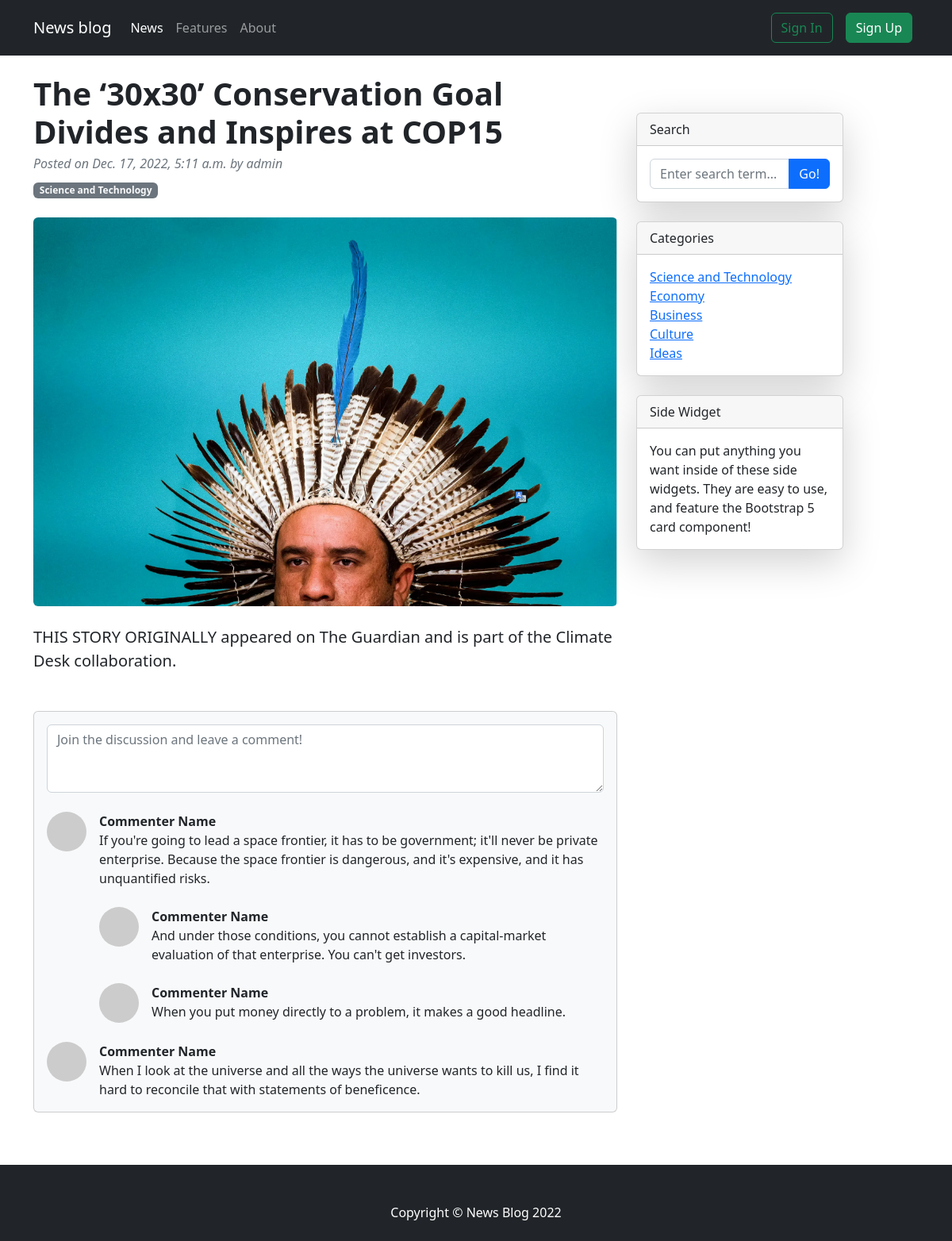
Screenshot of /3/ with the database file from the repository.
### news/models.py (models this page shows, shortened)
class News(models.Model):
    author = models.ForeignKey(User, on_delete=models.CASCADE)
    category = models.ForeignKey(Category, on_delete=models.CASCADE)
    title = models.CharField(max_length=100)
    description = models.CharField(max_length=150)
    image = models.ImageField(upload_to='news/images/')
    article = models.TextField()
    date = models.DateTimeField(auto_now=True)
    class Meta:
        verbose_name_plural = 'News'

class Category(models.Model):
    name = models.CharField(max_length=32)
    class Meta:
        verbose_name_plural = 'Category'
    def __str__(self):
        return self.name

### news/views.py (the view)
# urls.py: path('<int:news_pk>/', news_views.article, name='article'),
def article(request, news_pk):
    categories = Category.objects.all()
    try:
        news = News.objects.get(pk=news_pk)
        context = {'page_name': news.title, 'news': news, 'categories': categories}
        return render(request, template_name='article.html', context=context)
    except News.DoesNotExist:
        context = {'page_name': 'Does Not Exist', 'categories': categories, 'error': 'This article does not exist'}
        return render(request, template_name='article.html', context=context)

### news/templates/article.html (shortened to what this page needs)
{% extends 'base.html' %}
{% block content %}
{% if news %}
        <div class="container mt-4 mb-4">
            <div class="row">
                <div class="col-lg-8">
                    <article>
                        <header class="mb-4">
                            <h1 class="fw-bolder mb-1">{{ news.title }}</h1>
                            <div class="text-muted fst-italic mb-2">Posted on {{ news.date }} by {{ news.author }}</div>
                            <a class="badge bg-secondary text-decoration-none link-light" href="#!">{{ news.category }}</a>
                        </header>
                        <figure class="mb-4"><img class="img-fluid rounded" src="{{ news.image.url }}" alt="..." /></figure>
                        <section class="mb-5">
                            <p class="fs-5 mb-4">{{ news.article }}</p>
                        </section>
                    </article>
                    <section class="mb-5">
                        <div class="card bg-light">
                            <div class="card-body">
                                <form class="mb-4"><textarea class="form-control" rows="3" placeholder="Join the discussion and leave a comment!"></textarea></form>
                                <div class="d-flex mb-4">
                                    <div class="flex-shrink-0"><img class="rounded-circle" src="https://dummyimage.com/50x50/ced4da/6c757d.jpg" alt="..." /></div>
                                    <div class="ms-3">
                                        <div class="fw-bold">Commenter Name</div>
                                        If you're going to lead a space frontier, it has to be government; it'll never be private enterprise. Because the space frontier is dangerous, and it's expensive, and it has unquantified risks.
                                        <div class="d-flex mt-4">
                                            <div class="flex-shrink-0"><img class="rounded-circle" src="https://dummyimage.com/50x50/ced4da/6c757d.jpg" alt="..." /></div>
                                            <div class="ms-3">
                                                <div class="fw-bold">Commenter Name</div>
                                                And under those conditions, you cannot establish a capital-market evaluation of that enterprise. You can't get investors.
                                            </div>
                                        </div>
                                        <div class="d-flex mt-4">
                                            <div class="flex-shrink-0"><img class="rounded-circle" src="https://dummyimage.com/50x50/ced4da/6c757d.jpg" alt="..." /></div>
                                            <div class="ms-3">
                                                <div class="fw-bold">Commenter Name</div>
                                                When you put money directly to a problem, it makes a good headline.
                                            </div>
                                        </div>
                                    </div>
                                </div>
                                <div class="d-flex">
                                    <div class="flex-shrink-0"><img class="rounded-circle" src="https://dummyimage.com/50x50/ced4da/6c757d.jpg" alt="..." /></div>
                                    <div class="ms-3">
                                        <div class="fw-bold">Commenter Name</div>
                                        When I look at the universe and all the ways the universe wants to kill us, I find it hard to reconcile that with statements of beneficence.
                                    </div>
                                </div>
                            </div>
                        </div>
                    </section>
                </div>
{% endif %}
                <div class="col-lg-3 mt-5">
                    <div class="card mb-4 shadow-lg">
                        <div class="card-header">Search</div>
                        <div class="card-body">
                            <div class="input-group">
                                <input class="form-control" type="text" placeholder="Enter search term..." aria-label="Enter search term..." aria-describedby="button-search" />
                                <button class="btn btn-primary" id="button-search" type="button">Go!</button>
                            </div>
                        </div>
                    </div>
                    <div class="card mb-4 shadow-lg">
                    <div class="card-header">Categories</div>
                    <div class="card-body">
                        <div class="row">
                            <div class="col">
                                <ul class="list-unstyled mb-0">
                                    {% for cat in categories %}
                                    <li><a href="{% url 'news' cat.id %}">{{ cat }}</a></li>
                                    {% endfor %}
                                </ul>
                            </div>
                        </div>
                    </div>
                </div>
                    <div class="card mb-4 shadow-lg">
                        <div class="card-header">Side Widget</div>
                        <div class="card-body">You can put anything you want inside of these side widgets. They are easy to use, and feature the Bootstrap 5 card component!</div>
                    </div>
                </div>
            </div>
        </div>
{% endblock %}

### static/css/style.css (style rules this page uses)
* { margin: 0; padding: 0; }
html, body { height: 100%; }

### rows the page displays
News: title "The ‘30x30’ Conservation Goal Divides and Inspires at COP15", date "Dec. 17, 2022, 5:11 a.m.", author "admin", category "Science and Technology", image (picture), article "THIS STORY ORIGINALLY appeared on The Guardian and is part of the Climate Desk collaboration."
Category: name "Science and Technology"
Category: name "Economy"
Category: name "Business"
Category: name "Culture"
Category: name "Ideas"
